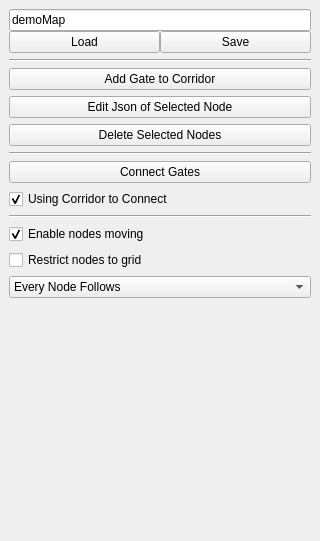
<?xml version="1.0" encoding="UTF-8"?>
<ui version="4.0">
 <class>BuildMapDockUI</class>
 <widget class="QDockWidget" name="BuildMapDockUI">
  <property name="geometry">
   <rect>
    <x>0</x>
    <y>0</y>
    <width>320</width>
    <height>541</height>
   </rect>
  </property>
  <property name="minimumSize">
   <size>
    <width>320</width>
    <height>541</height>
   </size>
  </property>
  <property name="features">
   <set>QDockWidget::DockWidgetFloatable|QDockWidget::DockWidgetMovable</set>
  </property>
  <property name="allowedAreas">
   <set>Qt::LeftDockWidgetArea</set>
  </property>
  <property name="windowTitle">
   <string>Map Builder</string>
  </property>
  <widget class="QWidget" name="dockWidgetContents">
   <layout class="QVBoxLayout" name="verticalLayout_2">
    <item>
     <layout class="QVBoxLayout" name="verticalLayout">
      <property name="spacing">
       <number>0</number>
      </property>
      <item>
       <widget class="QLineEdit" name="mapName">
        <property name="text">
         <string>demoMap</string>
        </property>
       </widget>
      </item>
      <item>
       <layout class="QHBoxLayout" name="horizontalLayout">
        <item>
         <widget class="QPushButton" name="btnLoad">
          <property name="text">
           <string>Load</string>
          </property>
         </widget>
        </item>
        <item>
         <widget class="QPushButton" name="btnSave">
          <property name="text">
           <string>Save</string>
          </property>
         </widget>
        </item>
       </layout>
      </item>
     </layout>
    </item>
    <item>
     <widget class="Line" name="line_2">
      <property name="orientation">
       <enum>Qt::Horizontal</enum>
      </property>
     </widget>
    </item>
    <item>
     <widget class="QPushButton" name="btnAddGate2Corridor">
      <property name="text">
       <string>Add Gate to Corridor</string>
      </property>
      <property name="checkable">
       <bool>true</bool>
      </property>
     </widget>
    </item>
    <item>
     <widget class="QPushButton" name="btnEditJson">
      <property name="text">
       <string>Edit Json of Selected Node</string>
      </property>
      <property name="checkable">
       <bool>true</bool>
      </property>
     </widget>
    </item>
    <item>
     <widget class="QPushButton" name="btnDeleteSelectedNodes">
      <property name="text">
       <string>Delete Selected Nodes</string>
      </property>
     </widget>
    </item>
    <item>
     <widget class="Line" name="line">
      <property name="orientation">
       <enum>Qt::Horizontal</enum>
      </property>
     </widget>
    </item>
    <item>
     <widget class="QPushButton" name="btnConnectGates">
      <property name="text">
       <string>Connect Gates</string>
      </property>
      <property name="checkable">
       <bool>true</bool>
      </property>
      <property name="flat">
       <bool>false</bool>
      </property>
     </widget>
    </item>
    <item>
     <widget class="QCheckBox" name="cbDrawCorridor">
      <property name="text">
       <string>Using Corridor to Connect</string>
      </property>
      <property name="checked">
       <bool>true</bool>
      </property>
     </widget>
    </item>
    <item>
     <widget class="Line" name="line_3">
      <property name="orientation">
       <enum>Qt::Horizontal</enum>
      </property>
     </widget>
    </item>
    <item>
     <widget class="QCheckBox" name="cbEnableNodesMoving">
      <property name="text">
       <string>Enable nodes moving</string>
      </property>
      <property name="checked">
       <bool>true</bool>
      </property>
     </widget>
    </item>
    <item>
     <widget class="QCheckBox" name="cbRestrictGrid">
      <property name="text">
       <string>Restrict nodes to grid</string>
      </property>
     </widget>
    </item>
    <item>
     <widget class="QComboBox" name="comboMoveStrategy">
      <item>
       <property name="text">
        <string>Every Node Follows</string>
       </property>
      </item>
      <item>
       <property name="text">
        <string>Only Fixed Rooms Follow</string>
       </property>
      </item>
      <item>
       <property name="text">
        <string>No Nodes Follow</string>
       </property>
      </item>
     </widget>
    </item>
    <item>
     <spacer name="verticalSpacer">
      <property name="orientation">
       <enum>Qt::Vertical</enum>
      </property>
      <property name="sizeHint" stdset="0">
       <size>
        <width>20</width>
        <height>86</height>
       </size>
      </property>
     </spacer>
    </item>
   </layout>
  </widget>
 </widget>
 <resources/>
 <connections/>
</ui>
